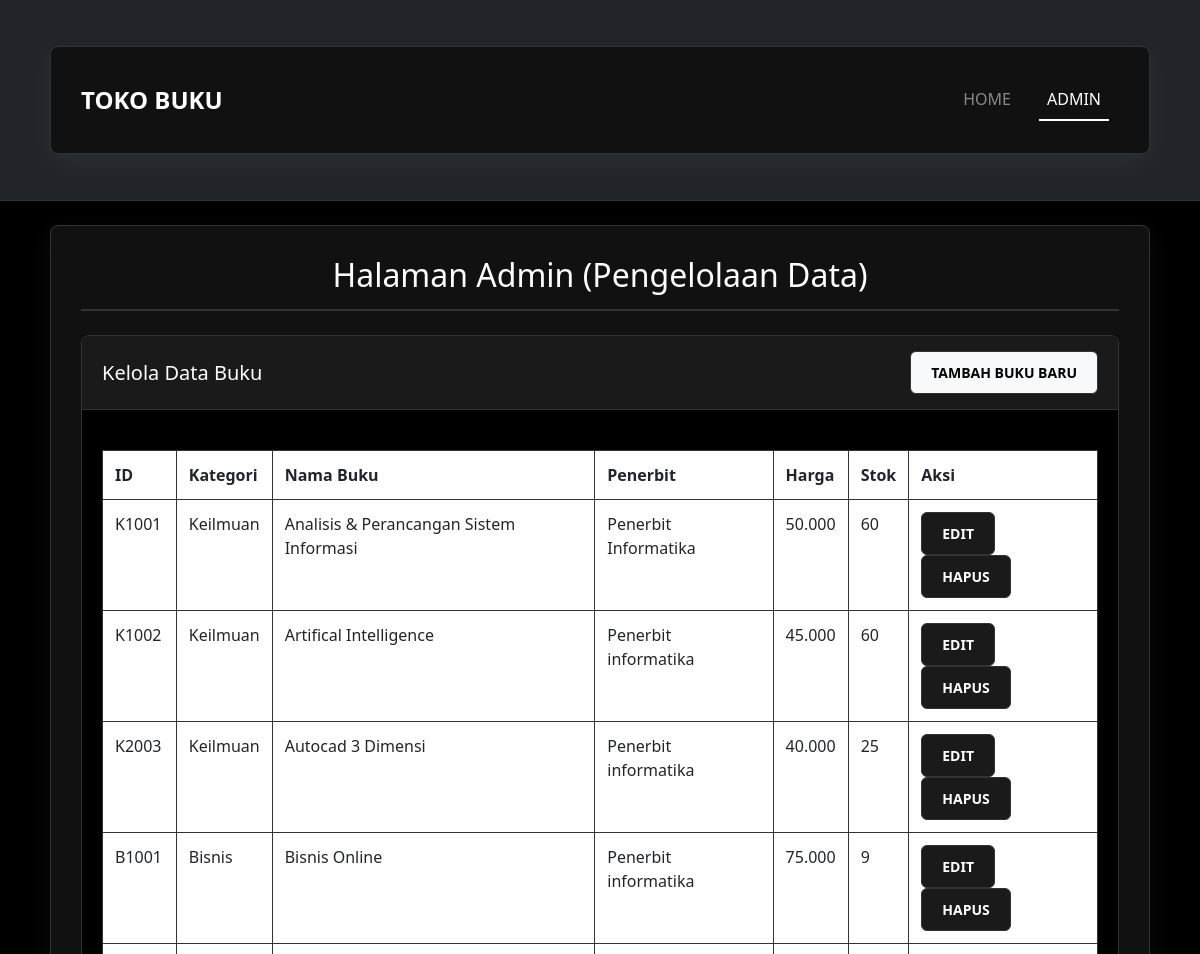
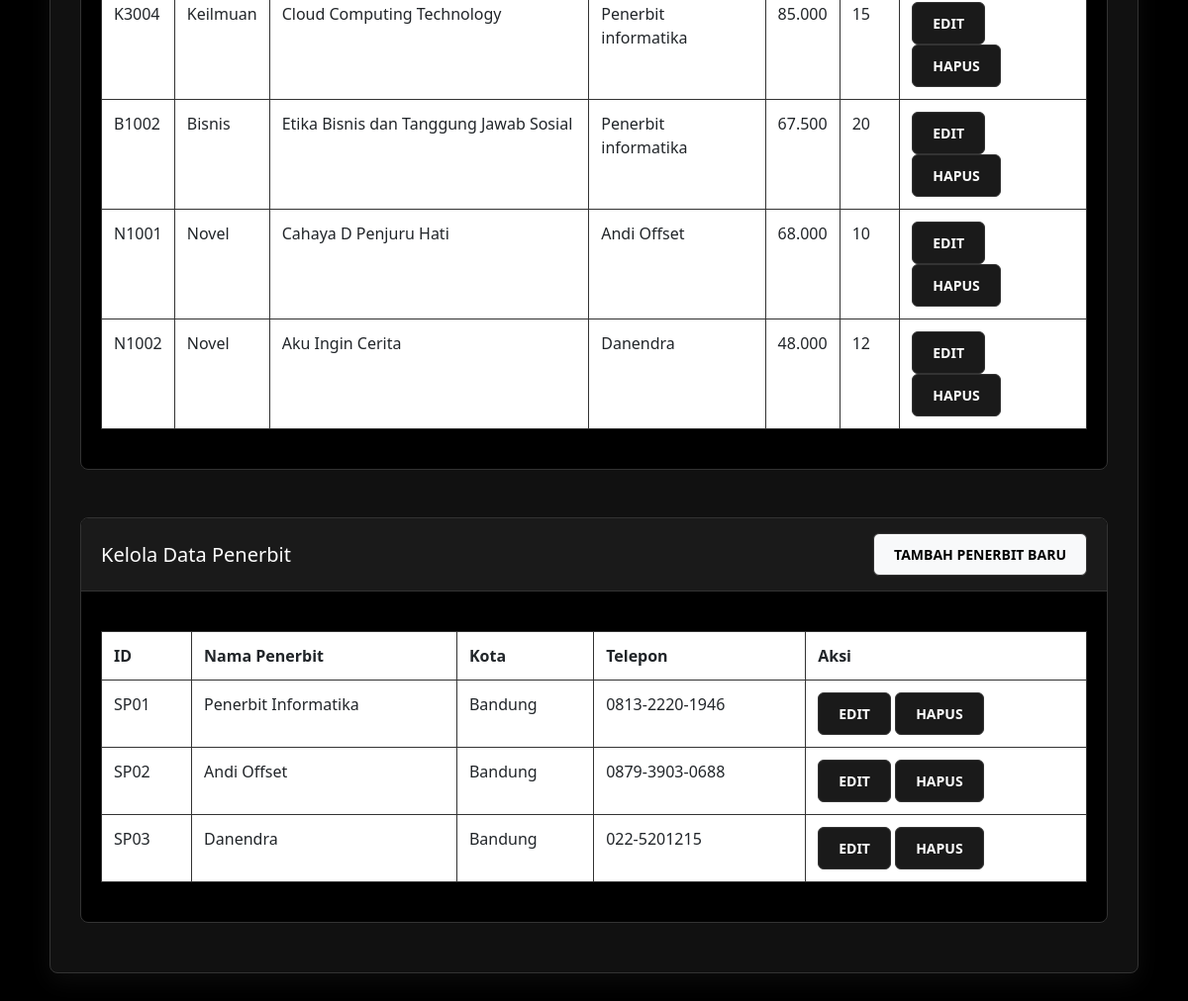
The app's page /admin.php with its own data (2 pictures, top to bottom).
### tables this page shows
CREATE TABLE `tabel_buku` (
  `Id Buku` varchar(100) NOT NULL,
  `Kategori` varchar(100) NOT NULL,
  `Nama Buku` varchar(100) NOT NULL,
  `Harga` varchar(100) NOT NULL,
  `Stok` varchar(100) NOT NULL,
  `Penerbit` varchar(100) NOT NULL
);

CREATE TABLE `tabel_penerbit` (
  `Id Penerbit` varchar(100) NOT NULL,
  `Nama Penerbit` varchar(100) NOT NULL,
  `Alamat Penerbit` varchar(100) NOT NULL,
  `Kota` varchar(100) NOT NULL,
  `Telp` varchar(100) NOT NULL
);

### admin.php (the view, shortened to what this page needs)
<?php include 'koneksi.php'; ?>
<!DOCTYPE html>
<html lang="id">
<head>
    <link href="https://cdn.jsdelivr.net/npm/bootstrap@5.3.0/dist/css/bootstrap.min.css" rel="stylesheet">
    <link rel="stylesheet" href="styles.css">
</head>
<body>
<nav class="navbar navbar-expand-lg navbar-dark bg-dark">
    <div class="container">
        <a class="navbar-brand" href="index.php">TOKO BUKU</a>
        <div class="navbar-nav">
            <a class="nav-link" href="index.php">HOME</a>
            <a class="nav-link active" href="admin.php">ADMIN</a>
        </div>
    </div>
</nav>
<div class="container mt-4 mb-5">
    <h2 class="mb-4">Halaman Admin (Pengelolaan Data)</h2>
    <div class="card mb-5">
        <div class="card-header bg-primary text-white d-flex justify-content-between align-items-center">
            <h5 class="mb-0">Kelola Data Buku</h5>
            <a href="buku/tambah_buku.php" class="btn btn-light btn-sm">Tambah Buku Baru</a>
        </div>
        <div class="card-body">
            <table class="table table-hover table-bordered">
                <thead>
                    <tr>
                        <th>ID</th>
                        <th>Kategori</th>
                        <th>Nama Buku</th>
                        <th>Penerbit</th> <th>Harga</th>
                        <th>Stok</th>
                        <th>Aksi</th>
                    </tr>
                </thead>
                <tbody>
                    <?php
                    $QueryBuku = mysqli_query($conn, "SELECT * FROM `tabel_buku` ");
                    while($Buku = mysqli_fetch_assoc($QueryBuku)):
                    ?>
                    <tr>
                        <td><?= $Buku['Id Buku']; ?></td>
                        <td><?= $Buku['Kategori']; ?></td>
                        <td><?= $Buku['Nama Buku']; ?></td>
                        <td><?= $Buku['Penerbit']; ?></td>
                        <td><?= $Buku['Harga']; ?></td>
                        <td><?= $Buku['Stok']; ?></td>
                        <td>
                            <a href="buku/edit_buku.php?id=<?= $Buku['Id Buku']; ?>" class="btn btn-warning btn-sm">Edit</a>
                            <a href="buku/hapus_buku.php?id=<?= $Buku['Id Buku']; ?>" class="btn btn-danger btn-sm" onclick="return confirm('Hapus buku ini?')">Hapus</a>
                        </td>
                    </tr>
                    <?php endwhile; ?>
                </tbody>
            </table>
        </div>
    </div>
    <div class="card">
        <div class="card-header bg-success text-white d-flex justify-content-between align-items-center">
            <h5 class="mb-0">Kelola Data Penerbit</h5>
            <a href="penerbit/tambah_penerbit.php" class="btn btn-light btn-sm">Tambah Penerbit Baru</a>
        </div>
        <div class="card-body">
            <table class="table table-hover table-bordered">
                <thead>
                    <tr>
                        <th>ID</th>
                        <th>Nama Penerbit</th>
                        <th>Kota</th>
                        <th>Telepon</th>
                        <th>Aksi</th>
                    </tr>
                </thead>
                <tbody>
                    <?php
                    $QueryPenerbit = mysqli_query($conn, "SELECT * FROM `tabel_penerbit` ");
                    if (mysqli_num_rows($QueryPenerbit) > 0) {
                        while($Penerbit = mysqli_fetch_assoc($QueryPenerbit)):
                        ?>
                        <tr>
                            <td><?= $Penerbit['Id Penerbit']; ?></td>
                            <td><?= $Penerbit['Nama Penerbit']; ?></td>
                            <td><?= $Penerbit['Kota']; ?></td>
                            <td><?= $Penerbit['Telp']; ?></td>
                            <td>
                                <a href="penerbit/edit_penerbit.php?id=<?= $Penerbit['Id Penerbit']; ?>" class="btn btn-warning btn-sm">Edit</a>
                                <a href="penerbit/hapus_penerbit.php?id=<?= $Penerbit['Id Penerbit']; ?>" class="btn btn-danger btn-sm" onclick="return confirm('Hapus penerbit ini?')">Hapus</a>
                            </td>
                        </tr>
                        <?php
                        endwhile;
                    } else {
                        echo "<tr><td colspan='5' class='text-center'>Data Penerbit Kosong</td></tr>";
                    }
                    ?>
                </tbody>
            </table>
        </div>
    </div>
</div>
</body>
</html>

### styles.css (style rules this page uses)
* { margin: 0; padding: 0; box-sizing: border-box; }
body { font-family: 'Segoe UI', Tahoma, sans-serif; background: #000000; color: #ffffff; min-height: 100vh; padding-bottom: 50px; line-height: 1.5; }
.navbar, .container, .card, .alert { background: #111111; border: 1px solid #333333; border-radius: 8px; }
.navbar { border-radius: 0; border-width: 0 0 1px 0; padding: 1rem; }
.navbar-brand { font-weight: 700; font-size: 1.5rem; color: #ffffff !important; text-decoration: none; }
.nav-link { color: #888888 !important; margin: 0 10px; font-weight: 500; text-decoration: none; }
.nav-link:hover, .nav-link.active { color: #ffffff !important; border-bottom: 2px solid #ffffff; }
.container { max-width: 1100px; margin: 30px auto; padding: 30px; box-shadow: 0 8px 24px rgba(255,255,255,0.05); }
.card { overflow: hidden; background: #000000; margin-bottom: 20px; }
h2 { text-align: center; margin-bottom: 30px; padding-bottom: 15px; border-bottom: 2px solid #333333; }
.card-header { padding: 15px 20px; font-weight: 600; border-bottom: 1px solid #333333; background: #1a1a1a !important; }
.card-body { padding: 20px; }
.btn { padding: 10px 20px; border-radius: 6px; font-weight: 600; cursor: pointer; border: 1px solid #333333; text-transform: uppercase; transition: all 0.2s; display: inline-block; text-decoration: none; font-size: 0.875rem; text-align: center; }
.btn-danger, .btn-warning, .btn-secondary { background: #1a1a1a; color: #ffffff; border-color: #333333; }
.table { width: 100%; border-collapse: collapse; background: #000000; border: 1px solid #333333; margin: 20px 0; }
.table th, .table td { padding: 12px; border-bottom: 1px solid #333333; text-align: left; }
.table thead { background: #ffffff; color: #000000; }

### records on screen
tabel_buku: Id Buku "K1001", Kategori "Keilmuan", Nama Buku "Analisis & Perancangan Sistem Informasi", Penerbit "Penerbit Informatika", Harga "50.000", Stok "60"
tabel_buku: Id Buku "K1002", Kategori "Keilmuan", Nama Buku "Artifical Intelligence", Penerbit "Penerbit informatika", Harga "45.000", Stok "60"
tabel_buku: Id Buku "K2003", Kategori "Keilmuan", Nama Buku "Autocad 3 Dimensi", Penerbit "Penerbit informatika", Harga "40.000", Stok "25"
tabel_buku: Id Buku "B1001", Kategori "Bisnis", Nama Buku "Bisnis Online", Penerbit "Penerbit informatika", Harga "75.000", Stok "9"
tabel_buku: Id Buku "K3004", Kategori "Keilmuan", Nama Buku "Cloud Computing Technology", Penerbit "Penerbit informatika", Harga "85.000", Stok "15"
tabel_buku: Id Buku "B1002", Kategori "Bisnis", Nama Buku "Etika Bisnis dan Tanggung Jawab Sosial", Penerbit "Penerbit informatika", Harga "67.500", Stok "20"
tabel_buku: Id Buku "N1001", Kategori "Novel", Nama Buku "Cahaya D Penjuru Hati", Penerbit "Andi Offset", Harga "68.000", Stok "10"
tabel_buku: Id Buku "N1002", Kategori "Novel", Nama Buku "Aku Ingin Cerita", Penerbit "Danendra", Harga "48.000", Stok "12"
tabel_penerbit: Id Penerbit "SP01", Nama Penerbit "Penerbit Informatika", Kota "Bandung", Telp "0813-2220-1946"
tabel_penerbit: Id Penerbit "SP02", Nama Penerbit "Andi Offset", Kota "Bandung", Telp "0879-3903-0688"
tabel_penerbit: Id Penerbit "SP03", Nama Penerbit "Danendra", Kota "Bandung", Telp "022-5201215"
